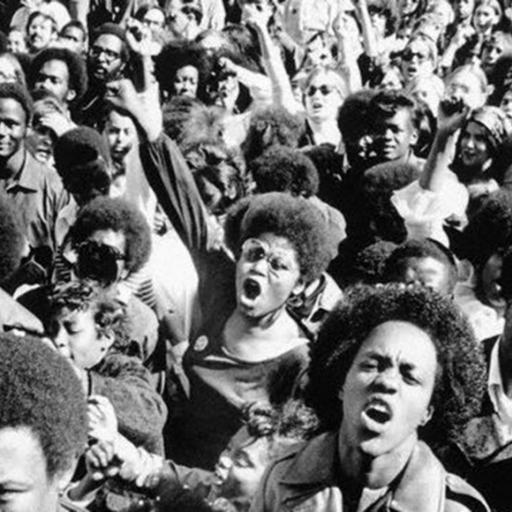
%> input picture SP2018/COMP576/HW5/img7c.jpg, 512 x 512 px
$ octave main.m   (GNU Octave 9; MATLAB toolbox functions it lacks are replaced by stand-ins)
%> lines starting %> are read from the running program, lines starting %| are printed output that depends on the picture
img1=imread('img7c.jpg');
%> img1 is the input picture: size 512x512 uint8; min 0, max 255, mean 112.9
%extract only grayscale images from rgb images
img1 = im2double(img1);
%> img1: size 512x512 double
M = zeros(8,8);
for i = 1:64:512
    for j = 1:64:512
        average = mean(mean(img1(i:(i+64-1),j:(j+64-1))));
        M(idivide(int32(i),int32(64),'ceil'),idivide(int32(j),int32(64),'ceil'))= average;
    end
end
%> after the loop, M = [0.529 0.415 0.53 0.511 0.688 0.739 0.597 0.51; 0.503 0.298 0.506 0.522 0.67 0.479 0.589 0.538; 0.483 0.294 0.441 0.44 0.277 0.211 0.469 0.329; 0.399 0.334 0.556 0.359 0.41 0.233 0.547 0.234; 0.285 0.394 0.8 0.284 0.569 0.267 0.353 0.369; 0.422 0.588 0.418 0.384 0.5 0.217 0.625 0.4; 0.411 0.626 0.35 0.254 0.344 0.294 0.564 0.364; 0.736 0.446 0.404 0.438 0.39 0.306 0.679 0.215]


%%%lambda = [-1,3,-3,1;3,-6,3,0;-3,0,3,0;1,4,1,0];
lambda = [-1,3,-3,1;3,-6,3,0;-3,0,3,0;1,4,1,0]/6;

t_i = zeros(1,8);
for i= 1:8
    t_i(i) = 32.5+64*(i-1);
end

interMx = zeros(8,512);
for i =1:8
    [interMx(i,:),cps] = OneDSpline(t_i,lambda,M(i,:));
end
%> this loop made 8 passes
%> cps on passes 1 to 8: [0.529 0.415 0.53 0.511 0.688 0.739 0.597 0.51], [0.503 0.298 0.506 0.522 0.67 0.479 0.589 0.538], [0.483 0.294 0.441 0.44 0.277 0.211 0.469 0.329], [0.399 0.334 0.556 0.359 0.41 0.233 0.547 0.234], [0.285 0.394 0.8 0.284 0.569 0.267 0.353 0.369], [0.422 0.588 0.418 0.384 0.5 0.217 0.625 0.4], [0.411 0.626 0.35 0.254 0.344 0.294 0.564 0.364], [0.736 0.446 0.404 0.438 0.39 0.306 0.679 0.215]

L = zeros(512,512);
for i = 1:512
    L(:,i) = (OneDSpline(t_i,lambda,interMx(:,i))).';
end
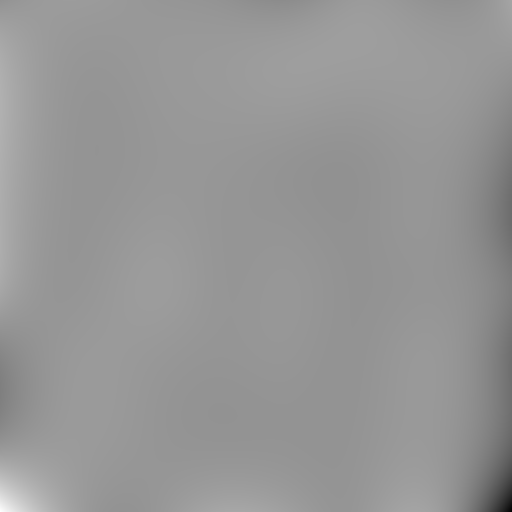
%> L: size 512x512 double; min -0.0956, max 0.0862, mean 0.0116; drawn with min black and max white
R = mat2gray(img1)./mat2gray(L);
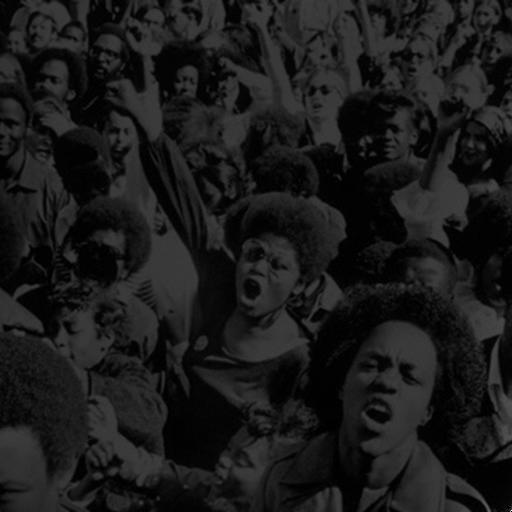
%> R: size 512x512 double; 0% of the values are NaN or infinite; the others: min 0, max 7.04, mean 0.745; drawn with min black, max white, NaN and infinite black
function [splinedRow,cps] = OneDSpline(t_i,lambda,cps)
    %%%cp = [0;0;0;0];
    %%%idx = [0,0,0,1];
    splinedRow = zeros(1,512);

    k=2;
    for t = 1:512
        if t<t_i(k)+64 || k ==6
            %%%%%%%%%%%%%%%%%%%%%%%%
            idx = [((t-t_i(k))/64)^3, ((t-t_i(k))/64)^2, (t-t_i(k))/64, 1];
            %%dx = (t-t_i(k))/64;
            %%idx = [dx^3,dx^2,dx,1];
            cp = [cps(k-1);cps(k);cps(k+1);cps(k+2)];
            splinedRow(t) = (1/6)*idx*lambda*cp;
            %%A = lambda*cp;
            %%splinedRow(t) = idx*A;
        else
            k = k+1;
            %%%%%%%%%%%%%%%%%%%%%%%%
            idx = [((t-t_i(k))/64)^3, ((t-t_i(k))/64)^2, (t-t_i(k))/64, 1];
            %%dx = (t-t_i(k))/64;
            %%idx = [dx^3,dx^2,dx,1];
            cp = [cps(k-1);cps(k);cps(k+1);cps(k+2)];
            splinedRow(t) = (1/6)*idx*lambda*cp;
            %%A = lambda*cp;
            %%splinedRow(t) = idx*A;
        end
    end
end

$ run again, with SP2018/COMP576/HW5/img5c.jpg copied over SP2018/COMP576/HW5/img7c.jpg
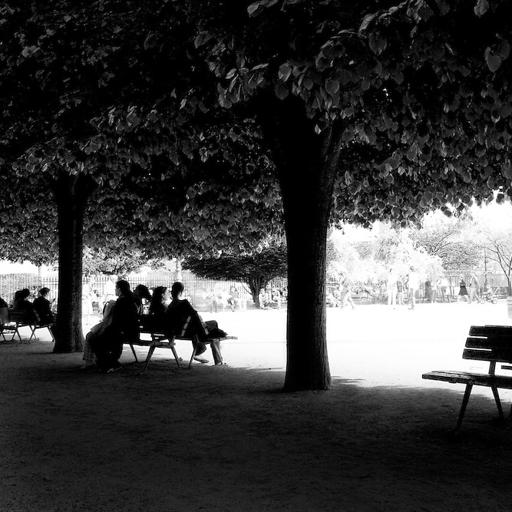
%> input picture SP2018/COMP576/HW5/img5c.jpg, 512 x 512 px
%> img1 is the input picture: size 512x512 uint8; min 0, max 255, mean 58.6
%> img1: size 512x512 double
%> after the loop `for i = 1:64:512`: M = [0.0496 0.0436 0.0233 0.0429 0.0244 0.0573 0.0555 0.0312; 0.0235 0.0382 0.0438 0.0725 0.0596 0.0877 0.0515 0.0579; 0.0744 0.0824 0.0518 0.0659 0.0284 0.102 0.146 0.145; 0.169 0.144 0.142 0.191 0.127 0.52 0.628 0.802; 0.471 0.456 0.438 0.575 0.272 0.847 0.907 0.835; 0.242 0.127 0.263 0.547 0.407 0.871 0.954 0.493; 0.118 0.104 0.0981 0.108 0.0913 0.161 0.206 0.199; 0.132 0.109 0.111 0.111 0.0951 0.0767 0.0624 0.0514]
%> the loop `for i =1:8` made 8 passes
%> cps on passes 1 to 7: [0.0496 0.0436 0.0233 0.0429 0.0244 0.0573 0.0555 0.0312], [0.0235 0.0382 0.0438 0.0725 0.0596 0.0877 0.0515 0.0579], [0.0744 0.0824 0.0518 0.0659 0.0284 0.102 0.146 0.145], [0.169 0.144 0.142 0.191 0.127 0.52 0.628 0.802], [0.471 0.456 0.438 0.575 0.272 0.847 0.907 0.835], [0.242 0.127 0.263 0.547 0.407 0.871 0.954 0.493], [0.118 0.104 0.0981 0.108 0.0913 0.161 0.206 0.199]
%> after the loop `for i = 1:512`:
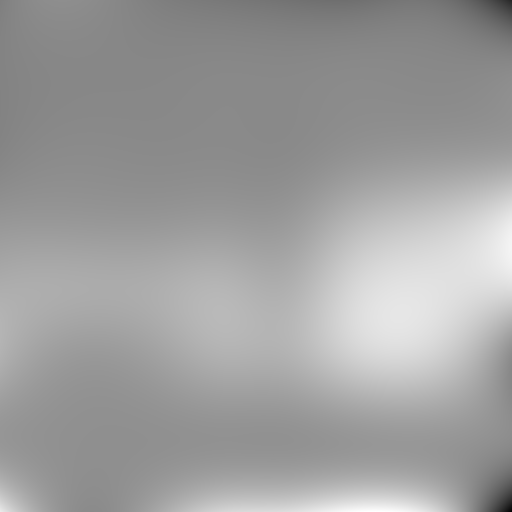
%> L: size 512x512 double; min -0.0318, max 0.0301, mean 0.00674; drawn with min black and max white
%> `R = mat2gray(img1)./mat2gray(L);`:
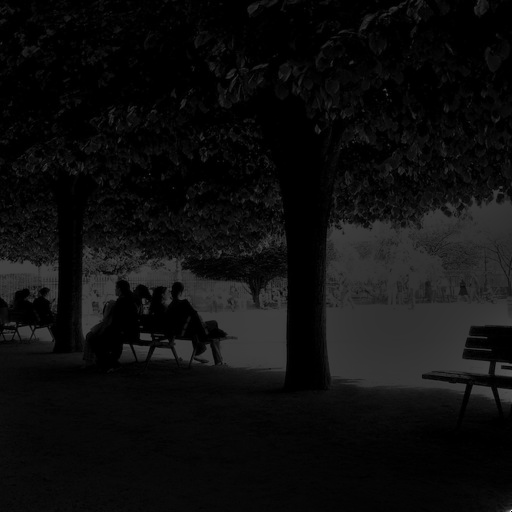
%> R: size 512x512 double; 0% of the values are NaN or infinite; the others: min 0, max 5.72, mean 0.325; drawn with min black, max white, NaN and infinite black

$ run again, with SP2018/COMP576/HW5/img6c.jpg copied over SP2018/COMP576/HW5/img7c.jpg
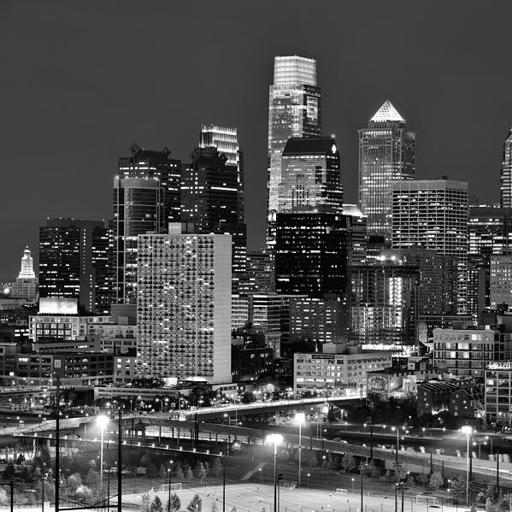
%> input picture SP2018/COMP576/HW5/img6c.jpg, 512 x 512 px
%> img1 is the input picture: size 512x512 uint8; min 0, max 255, mean 78.5
%> img1: size 512x512 double
%> after the loop `for i = 1:64:512`: M = [0.247 0.25 0.252 0.252 0.274 0.25 0.25 0.239; 0.25 0.252 0.253 0.251 0.477 0.262 0.286 0.246; 0.257 0.266 0.237 0.274 0.382 0.313 0.312 0.265; 0.247 0.222 0.282 0.227 0.278 0.253 0.326 0.27; 0.342 0.231 0.407 0.438 0.19 0.196 0.275 0.267; 0.261 0.308 0.411 0.399 0.236 0.408 0.348 0.344; 0.33 0.427 0.331 0.319 0.477 0.3 0.229 0.295; 0.359 0.376 0.37 0.437 0.468 0.4 0.43 0.399]
%> the loop `for i =1:8` made 8 passes
%> cps on passes 1 to 8: [0.247 0.25 0.252 0.252 0.274 0.25 0.25 0.239], [0.25 0.252 0.253 0.251 0.477 0.262 0.286 0.246], [0.257 0.266 0.237 0.274 0.382 0.313 0.312 0.265], [0.247 0.222 0.282 0.227 0.278 0.253 0.326 0.27], [0.342 0.231 0.407 0.438 0.19 0.196 0.275 0.267], [0.261 0.308 0.411 0.399 0.236 0.408 0.348 0.344], [0.33 0.427 0.331 0.319 0.477 0.3 0.229 0.295], [0.359 0.376 0.37 0.437 0.468 0.4 0.43 0.399]
%> after the loop `for i = 1:512`:
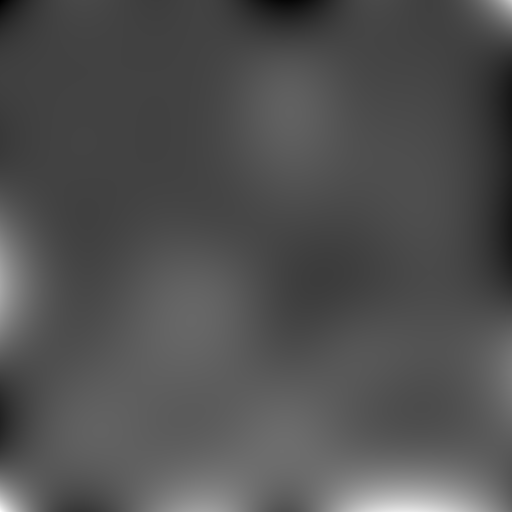
%> L: size 512x512 double; min -0.000434, max 0.0282, mean 0.0087; drawn with min black and max white
%> `R = mat2gray(img1)./mat2gray(L);`:
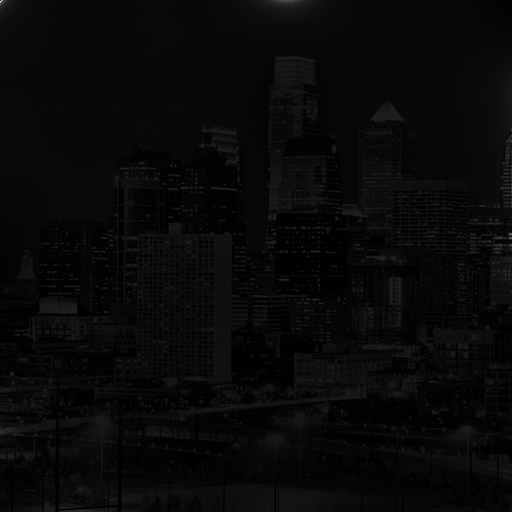
%> R: size 512x512 double; 0% of the values are NaN or infinite; the others: min 0, max 28.05, mean 0.989; drawn with min black, max white, NaN and infinite black
